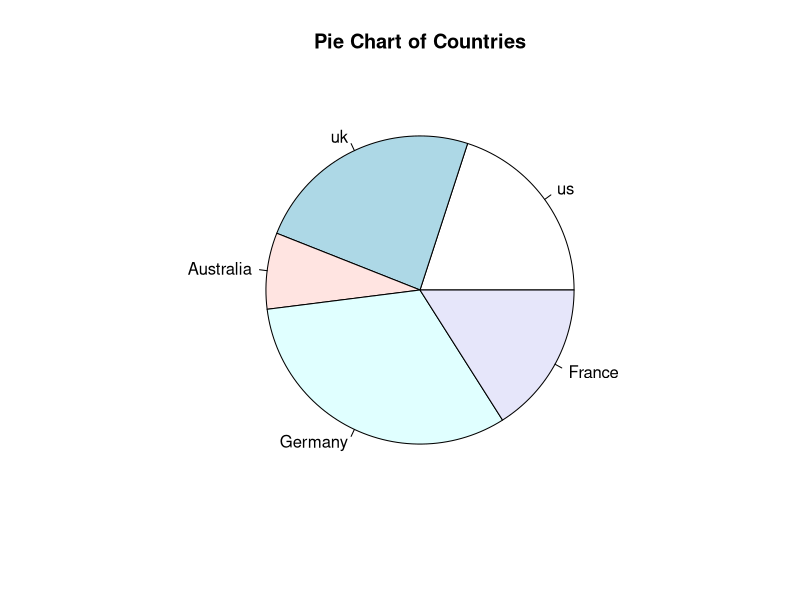

R code for this plot:
install.packages("ggpubr")

library(ggpubr)
slices=c(10,12,4,16,8)
lbls<-c("us","uk","Australia","Germany","France")
pie(slices,labels=lbls,main="Pie Chart of Countries")

pct<-round(slices/sum(slices)/100)

data("ToothGrowth")
